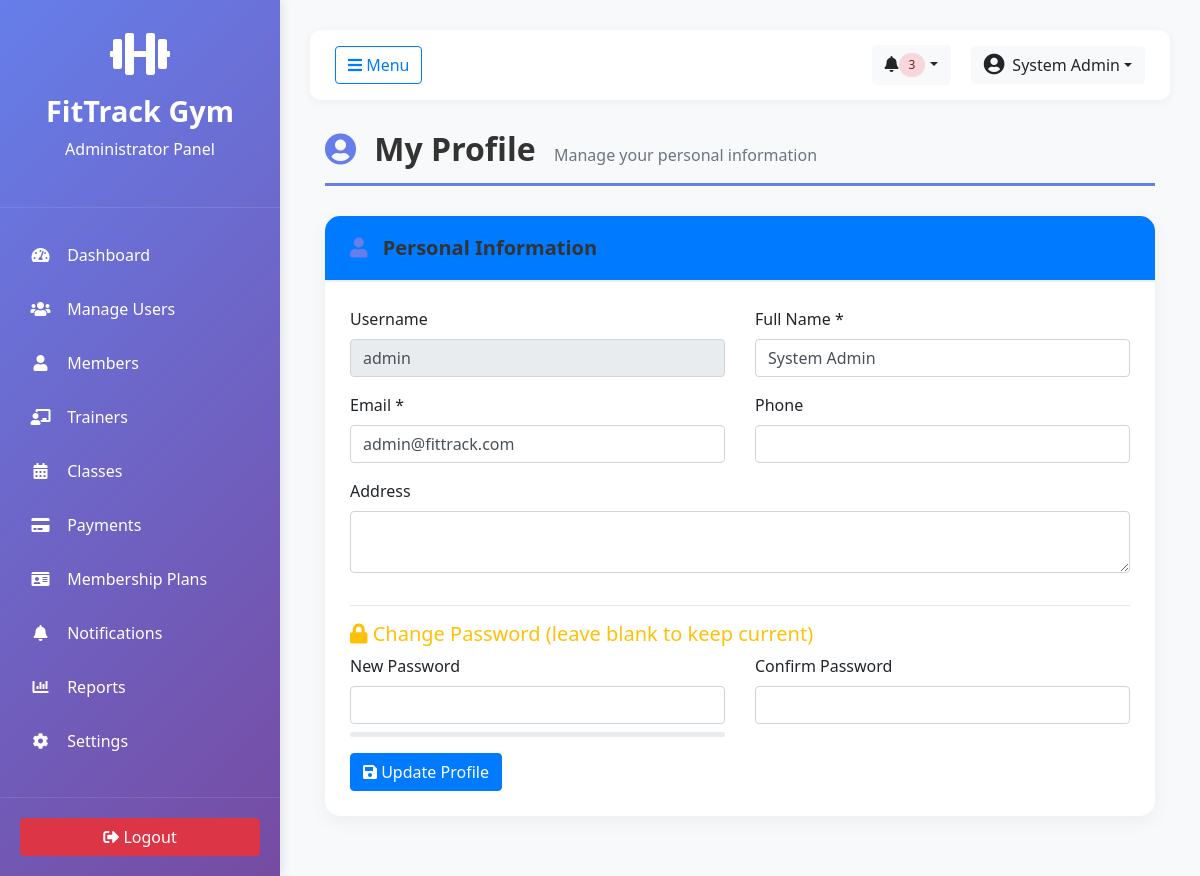
Screenshot of /admin/profile.php (signed in) with the database file from the repository.
### tables this page shows
CREATE TABLE users (
    id INT PRIMARY KEY AUTO_INCREMENT,
    username VARCHAR(50) UNIQUE NOT NULL,
    email VARCHAR(100) UNIQUE NOT NULL,
    password VARCHAR(255) NOT NULL,
    full_name VARCHAR(100) NOT NULL,
    phone VARCHAR(20),
    address TEXT,
    user_type ENUM('admin', 'trainer', 'member') NOT NULL,
    profile_image VARCHAR(255),
    created_at TIMESTAMP DEFAULT CURRENT_TIMESTAMP,
    updated_at TIMESTAMP DEFAULT CURRENT_TIMESTAMP ON UPDATE CURRENT_TIMESTAMP,
    status ENUM('active', 'inactive') DEFAULT 'active'
);

### includes/session.php (called while the page is built, shortened)
<?php
class Session {
    public static function userName() {
        return $_SESSION['full_name'] ?? 'Guest';
    }
}
?>

### admin/profile.php (the view, shortened to what this page needs)
<?php
require_once __DIR__ . '/../includes/session.php';
require_once __DIR__ . '/../includes/functions.php';
$admin_id = Session::userId();
$admin = null;
try {
    $stmt = $pdo->prepare("SELECT * FROM users WHERE id = ?");
    $stmt->execute([$admin_id]);
    $admin = $stmt->fetch();
} catch (Exception $e) {
    Session::setFlash('danger', 'Error loading profile: ' . $e->getMessage());
    header('Location: dashboard.php');
    exit();
}
$user_name = Session::userName();
?>
<!DOCTYPE html>
<html lang="en">
<head>
    <link rel="stylesheet" href="https://stackpath.bootstrapcdn.com/bootstrap/4.5.2/css/bootstrap.min.css">
    <link rel="stylesheet" href="https://cdnjs.cloudflare.com/ajax/libs/font-awesome/5.15.4/css/all.min.css">
    <link rel="stylesheet" href="https://cdn.datatables.net/1.10.24/css/dataTables.bootstrap4.min.css">
    <link rel="stylesheet" href="https://cdnjs.cloudflare.com/ajax/libs/Chart.js/2.9.4/Chart.min.css">
</head>
<body>
    <div class="wrapper">
        <nav id="sidebar">
            <div class="sidebar-header">
                <i class="fas fa-dumbbell fa-3x mb-3"></i>
                <h3><?php echo APP_NAME; ?></h3>
                <p>Administrator Panel</p>
            </div>
            <ul class="list-unstyled components">
                <li><a href="dashboard.php"><i class="fas fa-tachometer-alt"></i> Dashboard</a></li>
                <li><a href="manage_users.php"><i class="fas fa-users"></i> Manage Users</a></li>
                <li><a href="members/manage_members.php"><i class="fas fa-user"></i> Members</a></li>
                <li><a href="manage_trainers.php"><i class="fas fa-chalkboard-teacher"></i> Trainers</a></li>
                <li><a href="classes/manage_classes.php"><i class="fas fa-calendar-alt"></i> Classes</a></li>
                <li><a href="payments/manage_payments.php"><i class="fas fa-credit-card"></i> Payments</a></li>
                <li><a href="membership/membership_plans.php"><i class="fas fa-id-card"></i> Membership Plans</a></li>
                <li><a href="notifications/send_notification.php"><i class="fas fa-bell"></i> Notifications</a></li>
                <li><a href="reports.php"><i class="fas fa-chart-bar"></i> Reports</a></li>
                <li><a href="settings.php"><i class="fas fa-cog"></i> Settings</a></li>
            </ul>
            <div class="sidebar-footer">
                <a href="#" onclick="confirmLogout(event)" class="btn btn-danger btn-block"><i class="fas fa-sign-out-alt"></i> Logout</a>
            </div>
        </nav>
        <div id="content">
            <nav class="navbar navbar-expand-lg navbar-custom">
                <button type="button" id="sidebarCollapse" class="btn btn-outline-primary"><i class="fas fa-bars"></i> Menu</button>
                <div class="ml-auto">
                    <div class="dropdown d-inline-block">
                        <button class="btn btn-light dropdown-toggle" data-toggle="dropdown"><i class="fas fa-bell"></i><span class="badge badge-danger badge-pill">3</span></button>
                    </div>
                    <div class="dropdown ml-3 d-inline-block">
                        <button class="btn btn-light dropdown-toggle" data-toggle="dropdown"><i class="fas fa-user-circle fa-lg"></i><span class="ml-2"><?php echo htmlspecialchars($user_name); ?></span></button>
                    </div>
                </div>
            </nav>
            <div class="container-fluid">
                <div class="row">
                    <div class="col-md-12">
                        <div class="page-header">
                            <h1><i class="fas fa-user-circle"></i> My Profile <small>Manage your personal information</small></h1>
                        </div>
                    </div>
                </div>
                <div class="card">
                    <div class="card-header bg-primary text-white">
                        <h5 class="mb-0"><i class="fas fa-user me-2"></i> Personal Information</h5>
                    </div>
                    <div class="card-body">
                        <form method="post">
                            <div class="row">
                                <div class="col-md-6 mb-3">
                                    <label for="username" class="form-label">Username</label>
                                    <input type="text" class="form-control" id="username"
                                           value="<?php echo htmlspecialchars($admin['username']); ?>" readonly disabled>
                                </div>
                                <div class="col-md-6 mb-3">
                                    <label for="full_name" class="form-label">Full Name *</label>
                                    <input type="text" class="form-control" id="full_name" name="full_name"
                                           value="<?php echo htmlspecialchars($admin['full_name']); ?>" required>
                                </div>
                                <div class="col-md-6 mb-3">
                                    <label for="email" class="form-label">Email *</label>
                                    <input type="email" class="form-control" id="email" name="email"
                                           value="<?php echo htmlspecialchars($admin['email']); ?>" required>
                                </div>
                                <div class="col-md-6 mb-3">
                                    <label for="phone" class="form-label">Phone</label>
                                    <input type="tel" class="form-control" id="phone" name="phone"
                                           value="<?php echo htmlspecialchars($admin['phone'] ?? ''); ?>">
                                </div>
                                <div class="col-12 mb-3">
                                    <label for="address" class="form-label">Address</label>
                                    <textarea class="form-control" id="address" name="address" rows="2"><?php echo htmlspecialchars($admin['address'] ?? ''); ?></textarea>
                                </div>
                            </div>
                            <hr>
                            <h5 class="text-warning"><i class="fas fa-lock me-2"></i> Change Password (leave blank to keep current)</h5>
                            <div class="row">
                                <div class="col-md-6 mb-3">
                                    <label for="new_password" class="form-label">New Password</label>
                                    <input type="password" class="form-control" id="new_password" name="new_password">
                                    <div class="progress mt-2" style="height: 5px;">
                                    </div>
                                </div>
                                <div class="col-md-6 mb-3">
                                    <label for="confirm_password" class="form-label">Confirm Password</label>
                                    <input type="password" class="form-control" id="confirm_password" name="confirm_password">
                                </div>
                            </div>
                            <button type="submit" name="update_profile" class="btn btn-primary">
                                <i class="fas fa-save me-2"></i> Update Profile
                            </button>
                        </form>
                    </div>
                </div>
            </div>
        </div>
    </div>
</body>
</html>

### admin/profile.php (style rules this page uses)
* { margin:0;padding:0;box-sizing:border-box }
body { font-family:'Segoe UI',sans-serif;background:#f8f9fa;overflow-x:hidden }
.wrapper { display:flex;width:100%;align-items:stretch;min-height:100vh }
#sidebar { min-width:280px;max-width:280px;background:linear-gradient(135deg,#667eea 0%,#764ba2 100%);color:#fff;transition:.3s;box-shadow:2px 0 10px rgba(0,0,0,0.1);position:relative;z-index:1000 }
#sidebar .sidebar-header { padding:30px 20px;text-align:center;border-bottom:1px solid rgba(255,255,255,0.1) }
#sidebar .sidebar-header h3 { font-size:1.8rem;font-weight:600 }
#sidebar ul.components { padding:20px 0 }
#sidebar ul li a { padding:15px 25px;font-size:1rem;display:block;color:#fff;text-decoration:none;transition:.3s;border-left:3px solid transparent }
#sidebar ul li a i { margin-right:10px;width:25px;text-align:center }
#sidebar .sidebar-footer { padding:20px;position:absolute;bottom:0;width:100%;border-top:1px solid rgba(255,255,255,0.1) }
#content { width:100%;padding:30px;min-height:100vh;transition:.3s;background:#f8f9fa }
.navbar-custom { background:#fff;box-shadow:0 2px 10px rgba(0,0,0,0.05);border-radius:10px;margin-bottom:30px;padding:15px 25px }
.page-header { padding-bottom:15px;margin:0 0 30px;border-bottom:3px solid #667eea }
.page-header h1 { font-size:2rem;font-weight:600;color:#333;margin:0 }
.page-header h1 i { color:#667eea;margin-right:10px }
.page-header small { font-size:1rem;color:#6c757d;margin-left:10px }
.card { border:none;border-radius:15px;box-shadow:0 5px 20px rgba(0,0,0,0.05);margin-bottom:30px }
.card-header { background:#fff;border-bottom:2px solid #f0f0f0;padding:20px 25px;border-radius:15px 15px 0 0!important }
.card-header h5 { margin:0;font-weight:600;color:#333 }
.card-header h5 i { color:#667eea;margin-right:10px }
.card-body { padding:25px }
.badge { padding:6px 10px;border-radius:20px;font-weight:500;font-size:.75rem }
.badge-danger { background:#f8d7da;color:#721c24 }

### rows the page displays
users: username "admin", full_name "System Admin", email "admin@fittrack.com"

### other values shown
APP_NAME "FitTrack Gym"
$user_name "System Admin"
